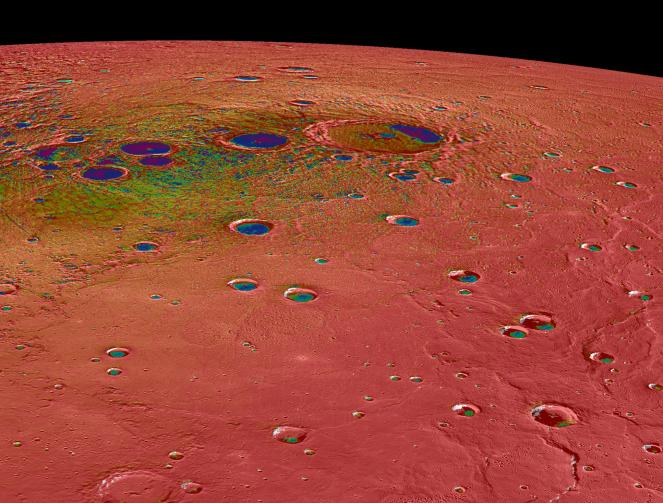
#> input picture Images/PIA19247_modest.jpg, 663 x 503 px, found by its file name
$ python Sampling.py
#> lines starting #> are read from the running program, lines starting #| are printed output that depends on the picture
# -*- coding: utf-8 -*-
"""
@author: Anthony DiBenedetto
"""

import numpy as np
from skimage import data
from matplotlib import pyplot as plt
from PIL import Image

path = "/Users/anthonydibenedetto/Desktop/PIA19247_modest.jpg"

# Load a sample image from skimage
image = Image.open(path)
#> image is the input picture: PIL image 663x503 RGB; mean R, G, B 150.7, 68.5, 52.3
image = np.array(image)

# Display the shape and type of the loaded image
print(type(image))
#| <class 'numpy.ndarray'>

# Define the ratio for downscaling the image
# The higher the ratio, the lower the resolution of the output image
ratio = 30

def sampling(image, ratio=20, show_image=True):
    """
    Reduces the resolution of the given image using mean sampling method.

    Parameters:
    - image: The original image as a numpy array.
    - ratio: The factor by which the image resolution should be reduced.
    - show_image: A boolean to decide whether to display the images.

    The function creates a new image array with reduced dimensions.

    Returns:
    - new_image: The downsampled image as a numpy array.
    """
#> called with ratio = 30, show_image = True

    # Initialize an empty array for the new image with reduced dimensions
    new_image = np.zeros((int(image.shape[0]/ratio),
                          int(image.shape[1]/ratio),
                          image.shape[2]), dtype='float32')

    # Iterate over each pixel block to compute the mean value
    for i in range(new_image.shape[0]):
        for j in range(new_image.shape[1]):
            for k in range(new_image.shape[2]):
                # Extract the block of pixels
                delta = image[i*ratio:(i+1)*ratio, j*ratio:(j+1)*ratio, k]
                # Assign the mean value to the new image
                new_image[i, j, k] = np.mean(delta)
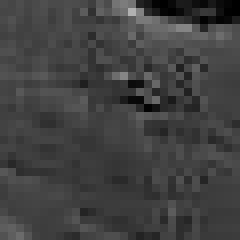
#> delta: shape (30, 30) (shown 8 times larger); min 0, max 177, mean 64.8

    # Display the original and downsampled images if show_image is True
    if show_image:
        plt.imshow(new_image.astype('uint8'))
        plt.show()
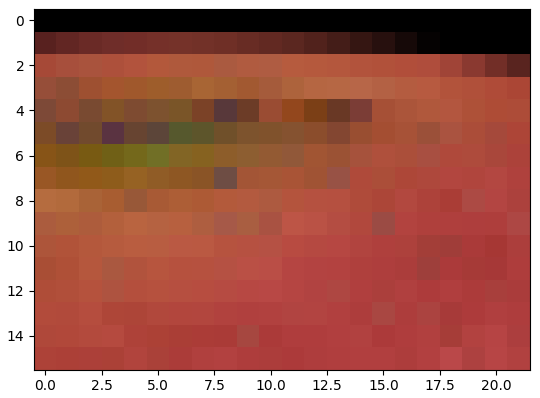
#> figure drawn by matplotlib, 1 panel
        plt.imshow(image)
        plt.show()

    return new_image

sampling(image, ratio=ratio)
